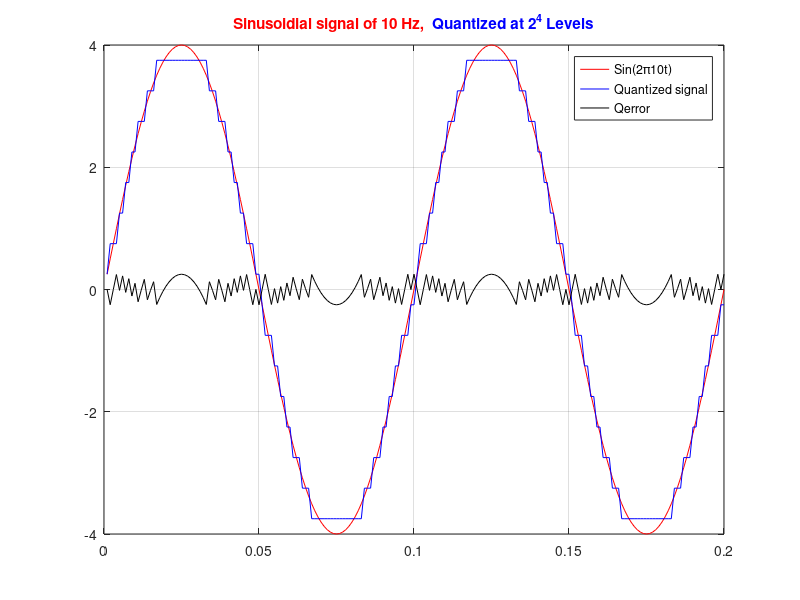

Here is the MATLAB script that generated this plot:
% y = Initial signal
A=4;
f=10;
T=1/f;
Tw=2*T;
dt=T/100;
t=dt:dt:Tw;
y=A*sin(2*pi*f*t);
plot(t,y,'r')
hold on

% quants = quantized signal
bits=4;
Nq = 2^bits;
step = A/(Nq/2);
partition = (-A+step:step:A-step);
codebook = (-A+(step/2):step:A-(step/2));
[~,quants,~] = quantiz(y,partition,codebook);
plot(t,quants, 'b')
hold on

% qerr = Quantization error
qerr=y-quants;
plot(t, qerr, 'k');
legend('Sin(2π10t)', 'Quantized signal', 'Qerror')
title('\color{red}Sinusoidial signal of 10 Hz, \color{blue} Quantized at 2^4 Levels')
grid on

